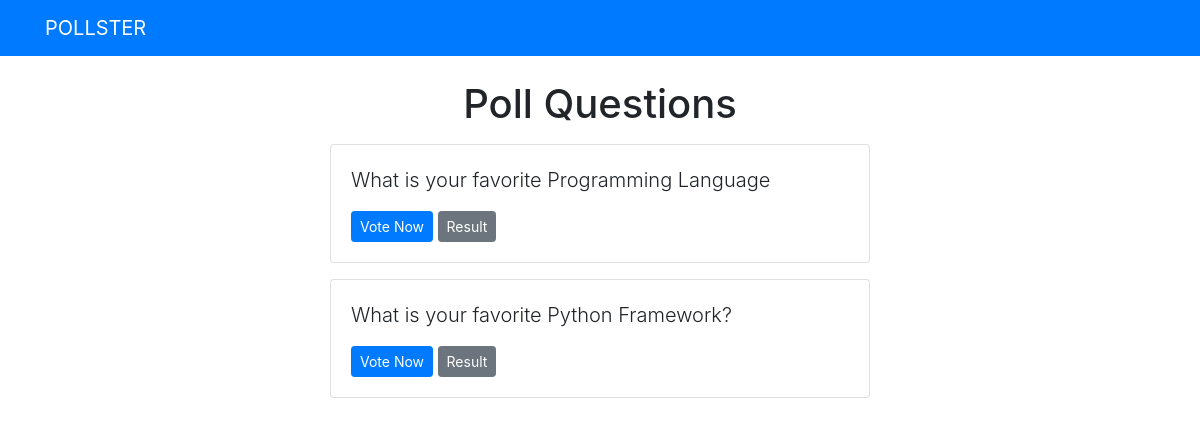
Screenshot of /polls/ with the database file from the repository.
### polls/models.py (models this page shows, shortened)
class Question(models.Model):
    question_text = models.CharField(max_length=200)
    pub_date = models.DateTimeField('date published')

### polls/views.py (the view)
# urls.py: path('', views.index, name="index")
def index(request):
    latest_question_list = Question.objects.order_by('-pub_date')[:5]#-pub_date here '-' means
    context = {'latest_question_list': latest_question_list}
    return render(request, 'polls/index.html', context)

### templates/polls/index.html
{% extends 'polls/base.html'%}
{% block content %}
    <h1 class="text-center mb-3">Poll Questions</h1>
    {% if latest_question_list %}
        {% for question in latest_question_list %}
            <div class="card mb-3">
                <div class="card-body">
                    <p class="lead">{{ question.question_text }}</p>
                    <a href="{% url 'polls:detail' question.id %}" class="btn btn-primary btn-sm">Vote Now</a>
                    <a href="{% url 'polls:results' question.id %}" class="btn btn-secondary btn-sm">Result</a>
                </div>
            </div>
        {% endfor %}
    {% else %}
        <p> No polls available </p>
    {% endif %}
{% endblock %}

### rows the page displays
Question: question_text "What is your favorite Programming Language"
Question: question_text "What is your favorite Python Framework?"
